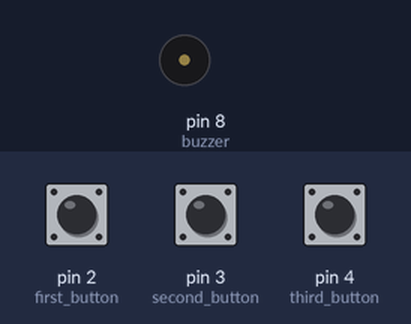
Simulated run of this sketch. Board: Arduino Uno, built with avr-gcc and run on an emulated ATmega328P. Parts: buzzer (waves = sounding). The test bench sets the inputs (shaded band); at power-on: pin 2 (first_button) LOW, pin 3 (second_button) LOW, pin 4 (third_button) LOW.

Above: at 1.2 s.
1.3 s: pin 2 (first_button) pulled HIGH for 1 s
At 1.8 s:
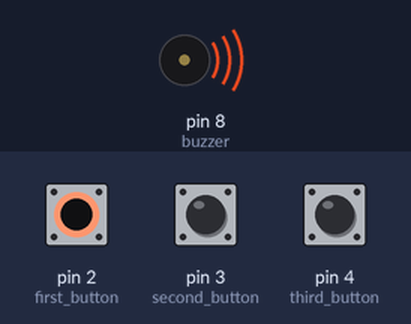
4.3 s: pin 3 (second_button) pulled HIGH for 3.2 s
At 8.2 s:
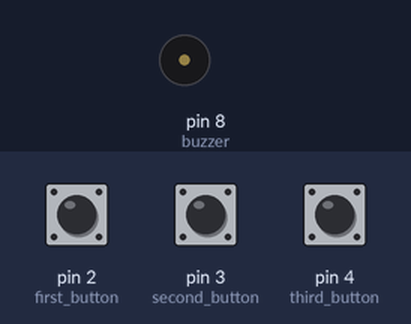
9.0 s: pin 2 (first_button) pulled HIGH for 3.2 s
At 9.5 s:
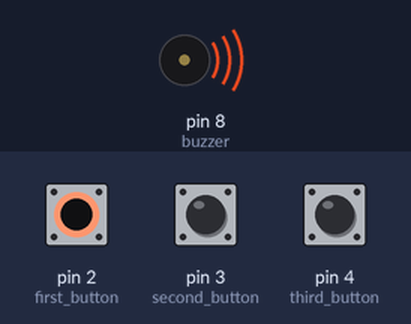
13.7 s: pin 4 (third_button) pulled HIGH for 3.2 s
At 17.9 s:
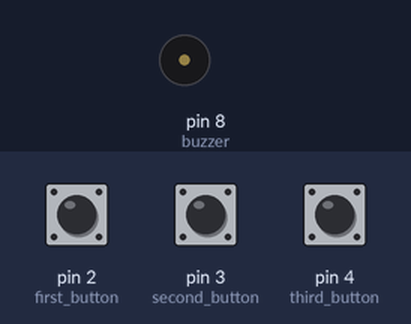
Timing chart, 0 to 19.4 s (numbered marks = the images above; inputs shaded):
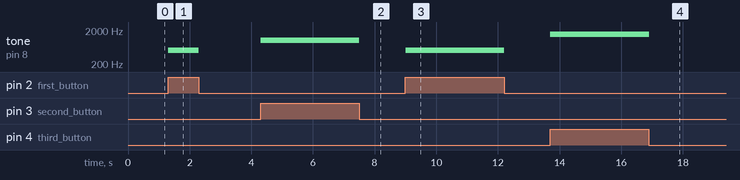

Measured:
- after the input at 1.3 s, tone on pin 8 (buzzer): silent → 500 Hz at once, → silent 1.0 s later
- after the input at 4.3 s, tone on pin 8 (buzzer): silent → 1000 Hz at once, → silent 3.2 s later
- after the input at 9.0 s, tone on pin 8 (buzzer): silent → 500 Hz at once, → silent 3.2 s later
- after the input at 13.7 s, tone on pin 8 (buzzer): silent → 1500 Hz at once, → silent 3.2 s later

The sketch:

melody1.ino
```cpp
// C++ code
//

int buzzer = 8;
int first_button = 2;
int second_button = 3;
int third_button = 4;

int first, second, third;

int notes[] = {500, 1000, 1500};

void setup()
{
  for (int i = 4; i > 1; i--) {
    pinMode(i, INPUT);
  }
  pinMode(buzzer, OUTPUT);
}

void loop()
{
  first = digitalRead(first_button);
  second = digitalRead(second_button);
  third = digitalRead(third_button);

  if (first == HIGH) {
    tone(buzzer, notes[0]);
  }
  else if (second == HIGH) {
    tone(buzzer, notes[1]);
  }
  else if (third == HIGH) {
    tone(buzzer, notes[2]);
  }
  delay(100);
  noTone(buzzer);
}
```
